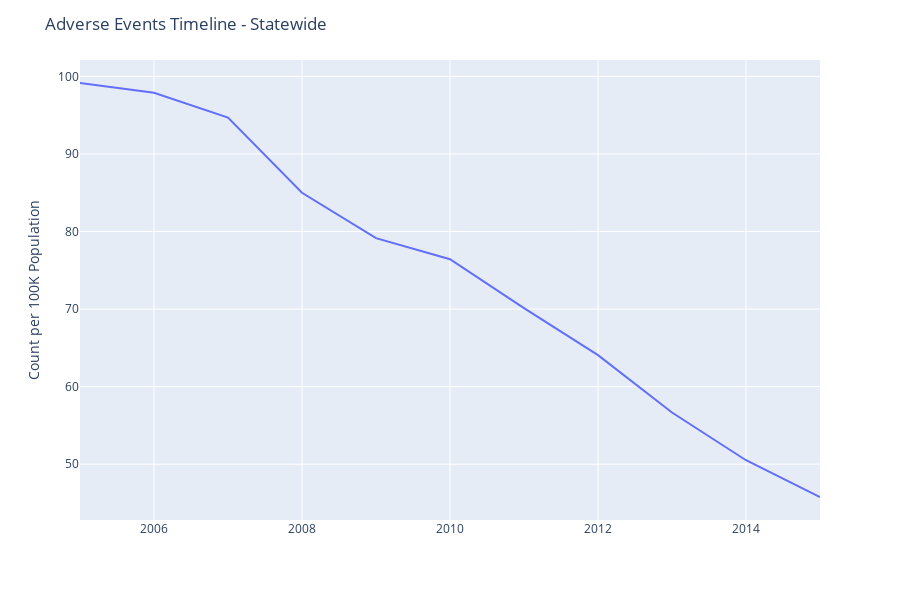

The notebook cell this image was saved under:
### Markdown cell above
# Statewide Analysis:

First, we'll begin with some high-level statewide analysis to get a grasp on the total rate of these events in California.

### Code cell
# Grouping by Year and summing ObsRate.

advtimestate = adv_statewide.groupby(['Year', 'County'])[['ObsRate']] \
               .sum() \
               .reset_index() \
               .sort_values(['County', 'Year'])

# Plotting.

fig = px.line(advtimestate, x='Year', y='ObsRate')

# Layout adjustments.

fig.update_layout(title='Adverse Events Timeline - Statewide', xaxis_title ='', 
                  yaxis_title = 'Count per 100K Population', showlegend=False)

fig.show()

### Figure 1 — Plotly figure (JSON) as saved in the notebook; plotly's stock layout.template omitted (floating-point values rounded to 4 significant figures)
{"data": [{"hoverlabel": {"namelength": 0}, "hovertemplate": "Year=%{x}<br>ObsRate=%{y}", "legendgroup": "", "line": {"color": "#636efa", "dash": "solid"}, "mode": "lines", "name": "", "showlegend": false, "type": "scatter", "x": [2005, 2006, 2007, 2008, 2009, 2010, 2011, 2012, 2013, 2014, 2015], "xaxis": "x", "y": [99.15, 97.9, 94.7, 85.0, 79.15, 76.42, 70.12, 64.06, 56.66, 50.51, 45.77], "yaxis": "y"}], "layout": {"height": 600, "legend": {"tracegroupgap": 0}, "margin": {"t": 60}, "showlegend": false, "title": {"text": "Adverse Events Timeline - Statewide"}, "xaxis": {"anchor": "y", "domain": [0.0, 1.0], "title": {"text": ""}}, "yaxis": {"anchor": "x", "domain": [0.0, 1.0], "title": {"text": "Count per 100K Population"}}}}
